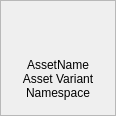
<?xml version="1.0" encoding="UTF-8"?>
<ui version="4.0">
 <class>Form</class>
 <widget class="QWidget" name="Form">
  <property name="geometry">
   <rect>
    <x>0</x>
    <y>0</y>
    <width>116</width>
    <height>116</height>
   </rect>
  </property>
  <property name="minimumSize">
   <size>
    <width>116</width>
    <height>0</height>
   </size>
  </property>
  <property name="maximumSize">
   <size>
    <width>116</width>
    <height>100000</height>
   </size>
  </property>
  <property name="windowTitle">
   <string>Form</string>
  </property>
  <property name="styleSheet">
   <string notr="true"/>
  </property>
  <layout class="QVBoxLayout" name="verticalLayout">
   <property name="leftMargin">
    <number>0</number>
   </property>
   <property name="topMargin">
    <number>0</number>
   </property>
   <property name="rightMargin">
    <number>0</number>
   </property>
   <property name="bottomMargin">
    <number>0</number>
   </property>
   <item>
    <widget class="QFrame" name="node_widget_button_frame">
     <property name="minimumSize">
      <size>
       <width>116</width>
       <height>116</height>
      </size>
     </property>
     <property name="maximumSize">
      <size>
       <width>116</width>
       <height>116</height>
      </size>
     </property>
     <property name="styleSheet">
      <string notr="true"/>
     </property>
     <property name="frameShape">
      <enum>QFrame::StyledPanel</enum>
     </property>
     <property name="frameShadow">
      <enum>QFrame::Raised</enum>
     </property>
     <layout class="QVBoxLayout" name="verticalLayout_2">
      <property name="spacing">
       <number>2</number>
      </property>
      <property name="leftMargin">
       <number>3</number>
      </property>
      <property name="topMargin">
       <number>3</number>
      </property>
      <property name="rightMargin">
       <number>3</number>
      </property>
      <property name="bottomMargin">
       <number>3</number>
      </property>
      <item>
       <spacer name="verticalSpacer_2">
        <property name="orientation">
         <enum>Qt::Vertical</enum>
        </property>
        <property name="sizeHint" stdset="0">
         <size>
          <width>20</width>
          <height>40</height>
         </size>
        </property>
       </spacer>
      </item>
      <item>
       <layout class="QHBoxLayout" name="horizontalLayout">
        <item>
         <widget class="QLabel" name="image_label">
          <property name="minimumSize">
           <size>
            <width>40</width>
            <height>40</height>
           </size>
          </property>
          <property name="maximumSize">
           <size>
            <width>40</width>
            <height>40</height>
           </size>
          </property>
          <property name="text">
           <string/>
          </property>
          <property name="alignment">
           <set>Qt::AlignCenter</set>
          </property>
         </widget>
        </item>
       </layout>
      </item>
      <item>
       <layout class="QVBoxLayout" name="verticalLayout_3">
        <property name="spacing">
         <number>0</number>
        </property>
        <item>
         <widget class="QLabel" name="asset_name_label">
          <property name="maximumSize">
           <size>
            <width>16777215</width>
            <height>20</height>
           </size>
          </property>
          <property name="text">
           <string>AssetName</string>
          </property>
          <property name="alignment">
           <set>Qt::AlignCenter</set>
          </property>
         </widget>
        </item>
        <item>
         <layout class="QHBoxLayout" name="horizontalLayout_2">
          <item>
           <widget class="QLabel" name="asset_variant_label">
            <property name="text">
             <string>Asset Variant</string>
            </property>
            <property name="alignment">
             <set>Qt::AlignCenter</set>
            </property>
           </widget>
          </item>
         </layout>
        </item>
        <item>
         <widget class="QLabel" name="asset_namespace_label">
          <property name="text">
           <string>Namespace</string>
          </property>
          <property name="alignment">
           <set>Qt::AlignCenter</set>
          </property>
         </widget>
        </item>
       </layout>
      </item>
      <item>
       <spacer name="verticalSpacer">
        <property name="orientation">
         <enum>Qt::Vertical</enum>
        </property>
        <property name="sizeHint" stdset="0">
         <size>
          <width>20</width>
          <height>40</height>
         </size>
        </property>
       </spacer>
      </item>
     </layout>
    </widget>
   </item>
  </layout>
 </widget>
 <resources/>
 <connections/>
</ui>
